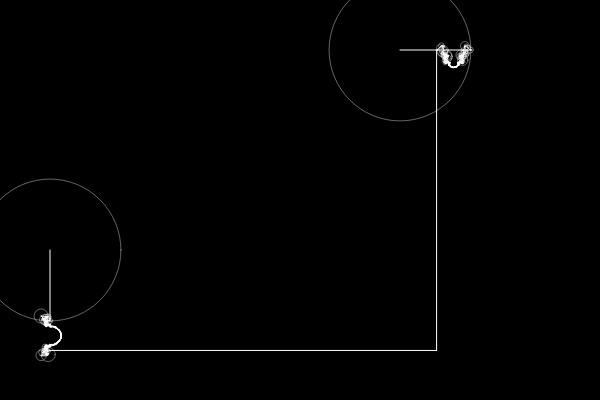
Frame 1 (no input)
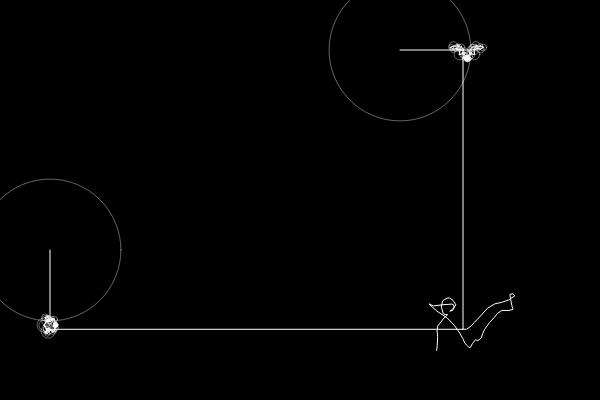
Frame 60 (no input)
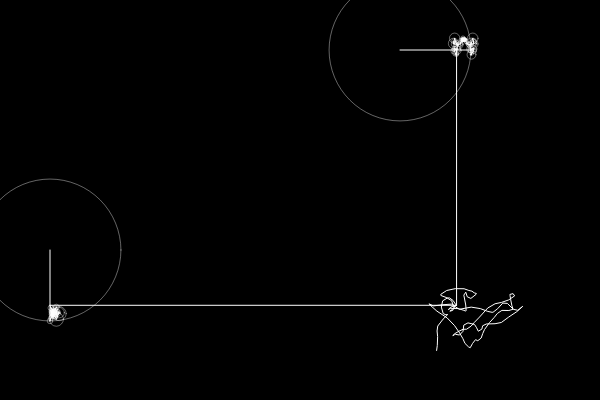
Frame 120 (the mouse pressed at the canvas centre since frame 60)

The p5.js sketch that drew these frames (run headless with seeded random() and noise() and a simulated clock; from frame 60 on, the mouse is pressed at the canvas centre):

// p5.js sketch
// ── sketch.js
let x = [];
let y = [];
let fourierX;
let fourierY;
let time = 0;
let path = [];
let circles, freq_slider;
function setup() {
  createCanvas(600, 400);
  //Sliders to interact with the sketch
  circles = createSlider(1, 15, 3, 1);
  freq_slider = createSlider(1, 10, 1, 1);
  let angle = 0;
  for (let i = 0; i < 500; i++) {
    angle = map(i,0,100,0,TWO_PI);
    y[i] = 150*noise(angle);
    x[i] = 150*noise(angle+100);
  }
  fourierX = dft(x);
  fourierY = dft(y);
  console.log(fourierY);
}
function epiCycles(x, y, rotation, fourier) {
  for (let i = 0; i < fourier.length; i++) {
    let prevx = x;
    let prevy = y;
    let freq = fourier[i].freq;
    let radius = fourier[i].amp;
    let phase = fourier[i].phase;
    x += radius * cos(freq * time + phase + rotation);
    y += radius * sin(freq * time + phase + rotation);

    stroke(255, 100);
    noFill();
    ellipse(prevx, prevy, radius * 2);
    stroke(255);
    line(prevx, prevy, x, y);
  }
  return createVector(x, y);

}
function draw() {
  background(0);

  let vx = epiCycles(400,50,0,fourierX);
  let vy = epiCycles(50,250,HALF_PI,fourierY);
  let v = createVector(vx.x,vy.y);

  path.unshift(v);
  line(vx.x, vx.y, v.x,v.y);
  line(vy.x, vy.y, v.x,v.y);
  //translate(200, 0);
  //line(x-200, y, 0, path[0]);

  beginShape();
  noFill();
  for (let i = 0; i < path.length; i++) {
    vertex(path[i].x,path[i].y);
  }
  endShape();

  const dt = TWO_PI / fourierY.length;
  time += dt;

  while (path.length > 300) {
    path.pop();
  }
}

// ── fourier.js
function dft(x) {
  let X = [];
  const N = x.length;
  for (let k = 0; k < N; k++) {
    let re = 0;
    let im = 0;
    for (let n = 0; n < N; n++) {
      let phi = (TWO_PI * k * n) / N;
      re += x[n] * cos(phi);
      im -= x[n] * sin(phi);
    }
    re = re / N;
    im = im / N;

    let freq = k;
    let amp = sqrt(re * re + im * im);
    let phase = atan2(im, re);
    X[k] = { re, im, freq, amp, phase };
  }
  return X;
}
